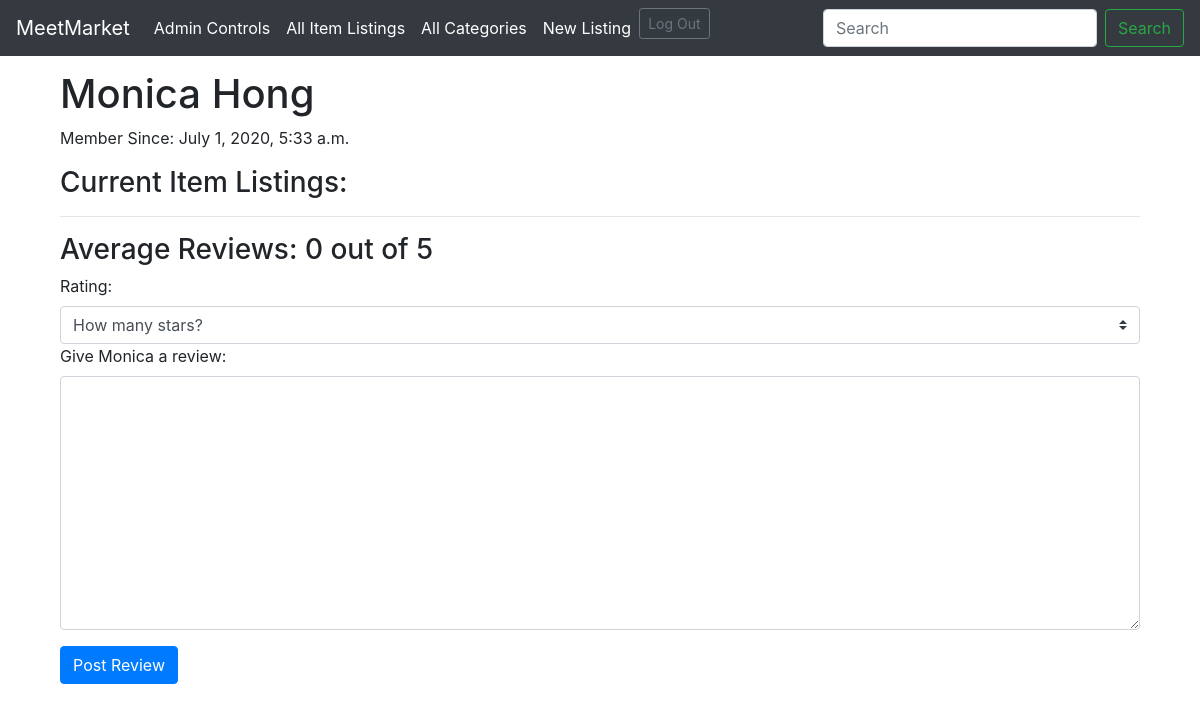
The page /user/10 (signed in) on the database as committed earlier.
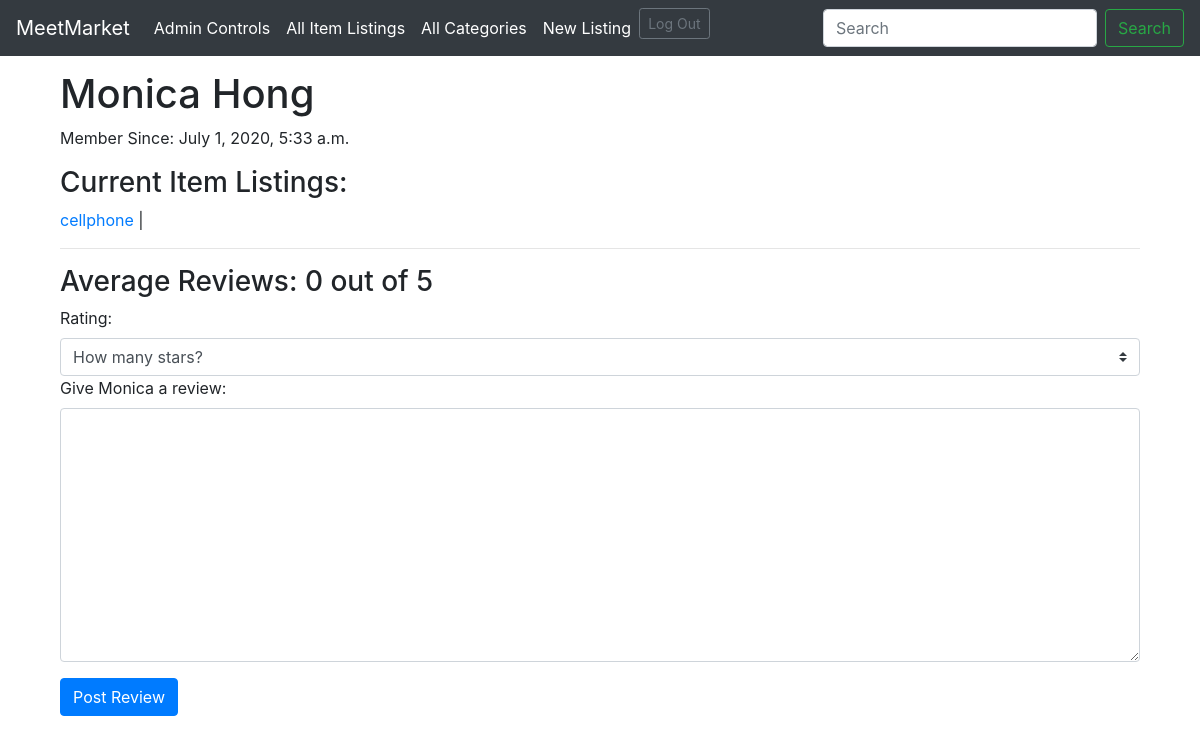
The same page on the database as committed later.
### item_app/models.py (models this page shows)
class Item(models.Model):
    user = models.ForeignKey(User, related_name="items",
                             on_delete=models.CASCADE)
    name = models.CharField(max_length=100)
    price = models.DecimalField(decimal_places=2, max_digits=10)
    description = models.CharField(max_length=255)
    location = models.CharField(max_length=255)
    condition = models.CharField(max_length=25)
    category = models.ForeignKey(
        Category, related_name="items", on_delete=models.CASCADE)
    flag = models.BooleanField(default=False)
    created_at = models.DateTimeField(auto_now_add=True)
    updated_at = models.DateTimeField(auto_now=True)
    objects = ItemManager()

### item_app/views.py (the view)
# urls.py: path('user/<int:user_id>', views.user_page, name="my_user_page"),
def user_page(request, user_id):
    user = User.objects.get(id=user_id)
    logged_user = User.objects.get(email=request.session['log_email'])
    items = user.items.all()
    reviews = user.reviews.all()
    new = 0
    if len(reviews) > 0:
        total = 0
        for review in reviews:
            total += int(review.rating)
        avg = total / len(reviews)
        new = "%.2f" % avg
    context = {
        "user": user,
        "items": items,
        "reviews": reviews,
        "avg": new,
        "this_user": User.objects.get(email=request.session['log_email']),
    }
    return render(request, "userpage.html", context)

### item_app/templates/userpage.html (shortened to what this page needs)
{% extends 'base.html' %} {% block content %}
<h1 style="padding-top: 20px; margin-top: 50px;">
  {{user.first_name}} {{user.last_name}}
</h1>
<p>Member Since: {{user.created_at}}</p>
<h3>Current Item Listings:</h3>
{% for item in items %}
<a href="{% url 'item:my_item_info' item.id %}">{{item.name}}</a> &#124;
{% endfor %}
<hr />
<h3>
  Average Reviews: {{avg}} out of 5
</h3>
{% if user.id != logged_user.id %}
<form action="{% url 'item:my_new_review' %}" method="POST">
  <div class="form-group">
    <label for="rating">Rating:</label>
    <select name="rating" class="custom-select mr-sm-2">
      <option value="" disabled selected hidden>How many stars?</option>
    </select>
    <label for="review">Give {{user.first_name}} a review:</label>
    <textarea class="form-control" name="review" cols="30" rows="10"></textarea>
  </div>
  <button type="submit" class="btn btn-primary">Post Review</button>
</form>
{% endif %}
{% endblock %}

Rows that differ between the two databases and show on the page:
added Item: name "cellphone"
